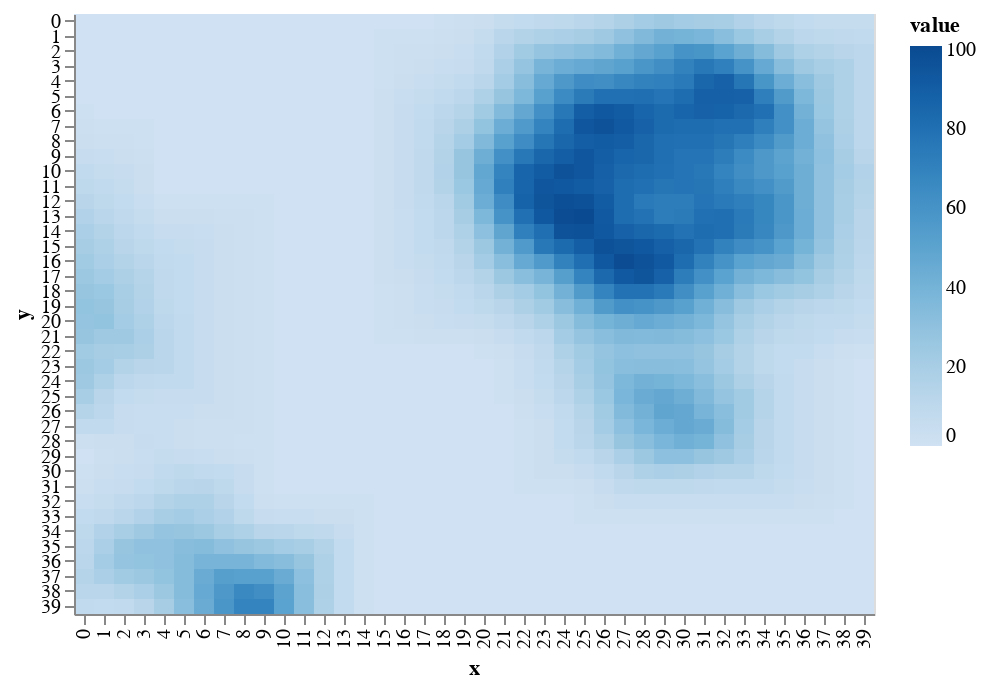

Notebook code cell kept with this figure:
### Code cell
draw.drawRainFall(world.grid_rainfall)

### Figure 1 — Vega-Lite specification as saved in the notebook (floating-point values rounded to 4 significant figures; data arrays with more than 128 entries replaced by an {"elided": "..."} marker saying what was removed)
{"$schema": "https://vega.github.io/schema/vega-lite/v2.6.0.json", "config": {"view": {"height": 300, "width": 400}}, "data": {"name": "data-5212bcf79cd1822778e2356773f485a6"}, "datasets": {"data-5212bcf79cd1822778e2356773f485a6": {"elided": "1600 records"}}, "encoding": {"color": {"field": "value", "scale": {"scheme": "blues"}, "type": "quantitative"}, "x": {"field": "x", "type": "ordinal"}, "y": {"field": "y", "type": "ordinal"}}, "mark": "rect"}
